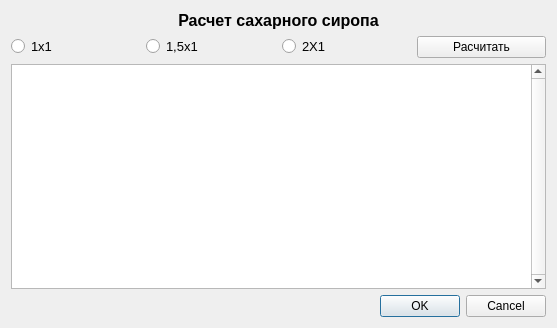
<?xml version="1.0" encoding="UTF-8"?>
<ui version="4.0">
 <class>Dialog_Call</class>
 <widget class="QDialog" name="Dialog_Call">
  <property name="geometry">
   <rect>
    <x>0</x>
    <y>0</y>
    <width>557</width>
    <height>328</height>
   </rect>
  </property>
  <property name="windowTitle">
   <string>Калькулятор пчеловода</string>
  </property>
  <layout class="QVBoxLayout" name="verticalLayout">
   <item>
    <widget class="QLabel" name="label">
     <property name="font">
      <font>
       <pointsize>12</pointsize>
       <weight>75</weight>
       <bold>true</bold>
      </font>
     </property>
     <property name="layoutDirection">
      <enum>Qt::LeftToRight</enum>
     </property>
     <property name="text">
      <string>Расчет сахарного сиропа</string>
     </property>
     <property name="alignment">
      <set>Qt::AlignCenter</set>
     </property>
    </widget>
   </item>
   <item>
    <layout class="QHBoxLayout" name="horizontalLayout">
     <item>
      <widget class="QRadioButton" name="rbn_1">
       <property name="font">
        <font>
         <pointsize>10</pointsize>
        </font>
       </property>
       <property name="text">
        <string>1х1</string>
       </property>
      </widget>
     </item>
     <item>
      <widget class="QRadioButton" name="rbn_2">
       <property name="font">
        <font>
         <pointsize>10</pointsize>
        </font>
       </property>
       <property name="text">
        <string>1,5х1</string>
       </property>
      </widget>
     </item>
     <item>
      <widget class="QRadioButton" name="rbn_3">
       <property name="font">
        <font>
         <pointsize>10</pointsize>
        </font>
       </property>
       <property name="text">
        <string>2Х1</string>
       </property>
      </widget>
     </item>
     <item>
      <widget class="QPushButton" name="pushButton">
       <property name="text">
        <string>Расчитать</string>
       </property>
      </widget>
     </item>
    </layout>
   </item>
   <item>
    <widget class="QTableWidget" name="tableWidget">
     <property name="verticalScrollBarPolicy">
      <enum>Qt::ScrollBarAlwaysOn</enum>
     </property>
     <property name="sizeAdjustPolicy">
      <enum>QAbstractScrollArea::AdjustToContentsOnFirstShow</enum>
     </property>
     <attribute name="horizontalHeaderCascadingSectionResizes">
      <bool>false</bool>
     </attribute>
     <attribute name="horizontalHeaderShowSortIndicator" stdset="0">
      <bool>false</bool>
     </attribute>
     <attribute name="horizontalHeaderStretchLastSection">
      <bool>true</bool>
     </attribute>
     <attribute name="verticalHeaderCascadingSectionResizes">
      <bool>false</bool>
     </attribute>
     <attribute name="verticalHeaderMinimumSectionSize">
      <number>22</number>
     </attribute>
     <attribute name="verticalHeaderDefaultSectionSize">
      <number>31</number>
     </attribute>
     <attribute name="verticalHeaderStretchLastSection">
      <bool>false</bool>
     </attribute>
    </widget>
   </item>
   <item>
    <widget class="QDialogButtonBox" name="buttonBox">
     <property name="orientation">
      <enum>Qt::Horizontal</enum>
     </property>
     <property name="standardButtons">
      <set>QDialogButtonBox::Cancel|QDialogButtonBox::Ok</set>
     </property>
    </widget>
   </item>
  </layout>
 </widget>
 <resources/>
 <connections>
  <connection>
   <sender>buttonBox</sender>
   <signal>accepted()</signal>
   <receiver>Dialog_Call</receiver>
   <slot>accept()</slot>
   <hints>
    <hint type="sourcelabel">
     <x>248</x>
     <y>254</y>
    </hint>
    <hint type="destinationlabel">
     <x>157</x>
     <y>274</y>
    </hint>
   </hints>
  </connection>
  <connection>
   <sender>buttonBox</sender>
   <signal>rejected()</signal>
   <receiver>Dialog_Call</receiver>
   <slot>reject()</slot>
   <hints>
    <hint type="sourcelabel">
     <x>316</x>
     <y>260</y>
    </hint>
    <hint type="destinationlabel">
     <x>286</x>
     <y>274</y>
    </hint>
   </hints>
  </connection>
 </connections>
</ui>
